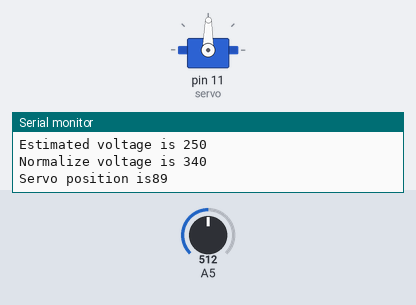
A sketch run on a simulated Arduino Uno, built with avr-gcc and run on an emulated ATmega328P. On the bench: servo, the last lines printed to the serial monitor. The test bench sets the inputs (shaded band); at power-on: A5 = 512.

Above: at 2.9 s.
3.0 s: A5 set to 444
At 5.4 s:
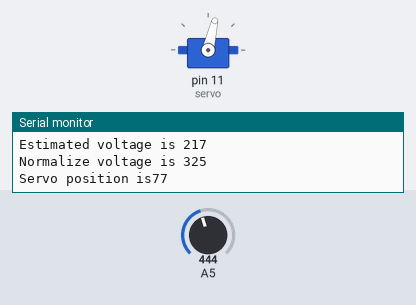
5.8 s: A5 set to 217
At 7.0 s:
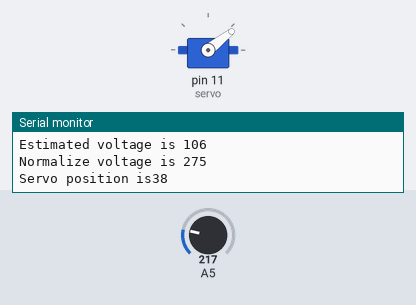
8.6 s: A5 set to 237
At 11.4 s:
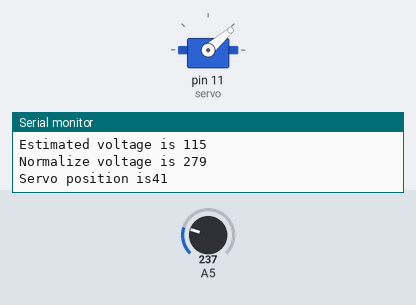
12.0 s: A5 set to 716
At 12.9 s:
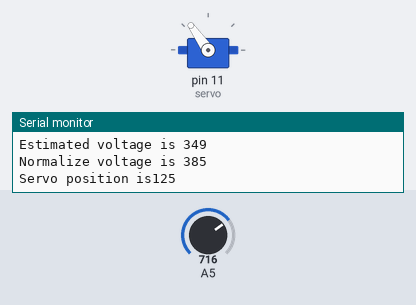
14.8 s: A5 set to 1023
At 17.6 s:
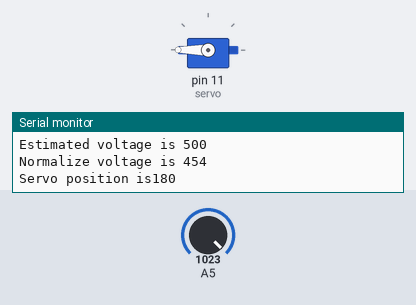
18.3 s: A5 set to 511
At 19.4 s:
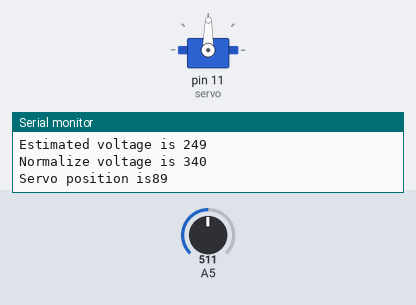
Timing chart, 0 to 21.3 s (numbered marks = the images above; inputs shaded):
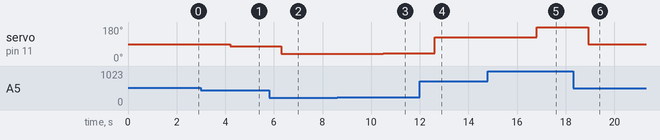

Measured:
- after the input at 3.0 s, servo on pin 11 (servo): 89° → 77° after 1.2 s
- after the input at 5.8 s, servo on pin 11 (servo): 77° → 38° after 0.51 s
- after the input at 8.6 s, servo on pin 11 (servo): 38° → 41° after 1.9 s
- after the input at 12.0 s, servo on pin 11 (servo): 41° → 125° after 0.60 s
- after the input at 14.8 s, servo on pin 11 (servo): 125° → 180° after 2.0 s
- after the input at 18.3 s, servo on pin 11 (servo): 180° → 89° after 0.62 s

The sketch:

adc-controlled-servo.ino
```cpp
#include <Servo.h>

Servo servo;
byte servo_position = 0;

const int MAX_LIGHT_VOLTAGE = 454;
const int MIN_LIGHT_VOLTAGE = 227;


void setup() {
  servo.attach(11);
  Serial.begin(9600);
}

void loop() {
  int read_value  = analogRead(A5);
  int voltage = map(read_value, 0, 1023, 0, 500);
  int normalized_voltage = map(voltage, 0, 500, MIN_LIGHT_VOLTAGE, MAX_LIGHT_VOLTAGE);
  servo_position = map(normalized_voltage, MIN_LIGHT_VOLTAGE, MAX_LIGHT_VOLTAGE, 0, 180);
  servo.write(servo_position);

  Serial.print("Raw value given by the ADC (10bit) is  ");
  Serial.print(read_value, DEC);
  Serial.println("");
  Serial.print("\t(DEC): ");
  Serial.print(read_value, DEC);
  Serial.println("");
  Serial.print("\t(HEX): ");
  Serial.print(read_value, HEX);
  Serial.println("");
  Serial.print("\t(BIN): ");
  Serial.print(read_value, BIN);
  Serial.println("");

  Serial.print("Estimated voltage is ");
  Serial.print(voltage);
  Serial.println("");
  Serial.print("Normalize voltage is ");
  Serial.print(normalized_voltage);
  Serial.println("");
  Serial.print("Servo position is");
  Serial.print(servo_position);
  Serial.println("");

  delay(2000);
}
```
